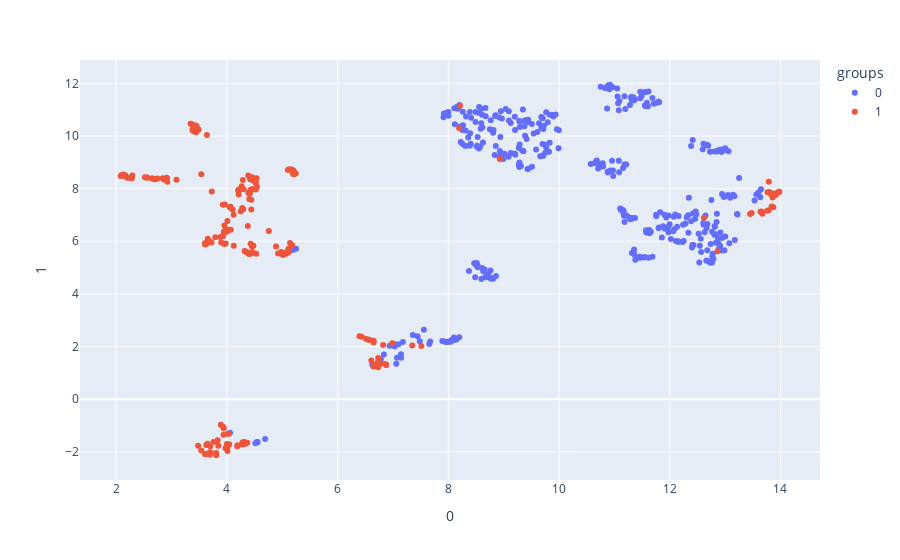

Here is the notebook cell this chart was saved with:
### Code cell
model_train.plot_umap(n_clusters=2)

### Figure 1 — Plotly figure (JSON) as saved in the notebook; plotly's stock layout.template omitted (floating-point values rounded to 4 significant figures; data arrays with more than 128 entries replaced by an {"elided": "..."} marker saying what was removed)
{"data": [{"hovertemplate": "groups=0<br>0=%{x}<br>1=%{y}<extra></extra>", "legendgroup": "0", "marker": {"color": "#636efa", "symbol": "circle"}, "mode": "markers", "name": "0", "orientation": "v", "showlegend": true, "type": "scatter", "x": {"elided": "404 float values"}, "xaxis": "x", "y": {"elided": "404 float values"}, "yaxis": "y"}, {"hovertemplate": "groups=1<br>0=%{x}<br>1=%{y}<extra></extra>", "legendgroup": "1", "marker": {"color": "#EF553B", "symbol": "circle"}, "mode": "markers", "name": "1", "orientation": "v", "showlegend": true, "type": "scatter", "x": {"elided": "219 float values"}, "xaxis": "x", "y": {"elided": "219 float values"}, "yaxis": "y"}], "layout": {"legend": {"title": {"text": "groups"}, "tracegroupgap": 0}, "margin": {"t": 60}, "xaxis": {"anchor": "y", "domain": [0, 1], "title": {"text": "0"}}, "yaxis": {"anchor": "x", "domain": [0, 1], "title": {"text": "1"}}}}
